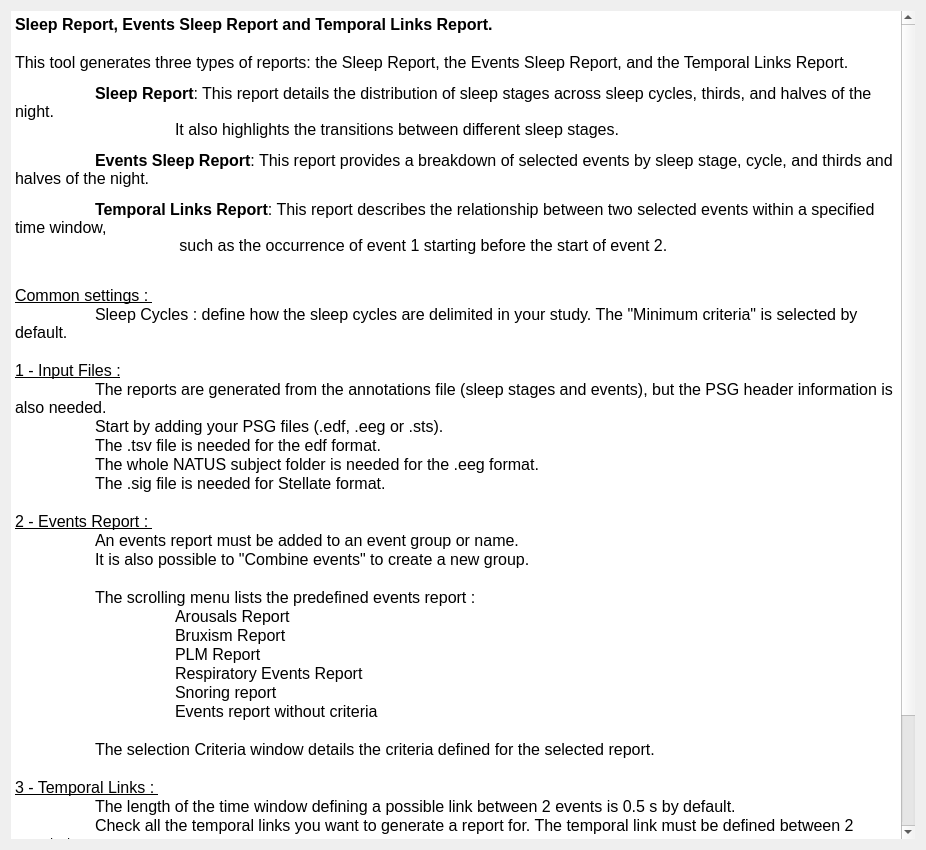
<?xml version="1.0" encoding="UTF-8"?>
<ui version="4.0">
 <class>SleepReportDoc</class>
 <widget class="QWidget" name="SleepReportDoc">
  <property name="geometry">
   <rect>
    <x>0</x>
    <y>0</y>
    <width>926</width>
    <height>850</height>
   </rect>
  </property>
  <property name="windowTitle">
   <string/>
  </property>
  <property name="styleSheet">
   <string>font: 12pt &quot;Roboto&quot;;</string>
  </property>
  <layout class="QVBoxLayout" name="verticalLayout">
   <property name="spacing">
    <number>25</number>
   </property>
   <item>
    <widget class="QTextEdit" name="textEdit">
     <property name="frameShape">
      <enum>QFrame::HLine</enum>
     </property>
     <property name="frameShadow">
      <enum>QFrame::Plain</enum>
     </property>
     <property name="lineWidth">
      <number>0</number>
     </property>
     <property name="readOnly">
      <bool>true</bool>
     </property>
     <property name="html">
      <string>&lt;!DOCTYPE HTML PUBLIC &quot;-//W3C//DTD HTML 4.0//EN&quot; &quot;http://www.w3.org/TR/REC-html40/strict.dtd&quot;&gt;
&lt;html&gt;&lt;head&gt;&lt;meta name=&quot;qrichtext&quot; content=&quot;1&quot; /&gt;&lt;style type=&quot;text/css&quot;&gt;
p, li { white-space: pre-wrap; }
&lt;/style&gt;&lt;/head&gt;&lt;body style=&quot; font-family:'Roboto'; font-size:12pt; font-weight:400; font-style:normal;&quot;&gt;
&lt;p style=&quot; margin-top:0px; margin-bottom:0px; margin-left:0px; margin-right:0px; -qt-block-indent:0; text-indent:0px;&quot;&gt;&lt;span style=&quot; font-family:'Roboto'; font-weight:600;&quot;&gt;Sleep Report, Events Sleep Report and Temporal Links Report.&lt;/span&gt;&lt;/p&gt;
&lt;p style=&quot;-qt-paragraph-type:empty; margin-top:0px; margin-bottom:0px; margin-left:0px; margin-right:0px; -qt-block-indent:0; text-indent:0px; font-family:'Roboto';&quot;&gt;&lt;br /&gt;&lt;/p&gt;
&lt;p style=&quot; margin-top:0px; margin-bottom:0px; margin-left:0px; margin-right:0px; -qt-block-indent:0; text-indent:0px;&quot;&gt;This tool generates three types of reports: the Sleep Report, the Events Sleep Report, and the Temporal Links Report. &lt;/p&gt;
&lt;p style=&quot; margin-top:12px; margin-bottom:12px; margin-left:0px; margin-right:0px; -qt-block-indent:0; text-indent:0px;&quot;&gt; 	&lt;span style=&quot; font-weight:600;&quot;&gt;Sleep Report&lt;/span&gt;: This report details the distribution of sleep stages across sleep cycles, thirds, and halves of the night. &lt;br /&gt;		It also highlights the transitions between different sleep stages.   &lt;/p&gt;
&lt;p style=&quot; margin-top:12px; margin-bottom:12px; margin-left:0px; margin-right:0px; -qt-block-indent:0; text-indent:0px;&quot;&gt; 	&lt;span style=&quot; font-weight:600;&quot;&gt;Events Sleep Report&lt;/span&gt;: This report provides a breakdown of selected events by sleep stage, cycle, and thirds and halves of the night. &lt;/p&gt;
&lt;p style=&quot; margin-top:12px; margin-bottom:12px; margin-left:0px; margin-right:0px; -qt-block-indent:0; text-indent:0px;&quot;&gt;	&lt;span style=&quot; font-weight:600;&quot;&gt;Temporal Links Report&lt;/span&gt;: This report describes the relationship between two selected events within a specified time window,&lt;br /&gt;		 such as the occurrence of event 1 starting before the start of event 2. &lt;/p&gt;
&lt;p style=&quot;-qt-paragraph-type:empty; margin-top:0px; margin-bottom:0px; margin-left:0px; margin-right:0px; -qt-block-indent:0; text-indent:0px; font-family:'Roboto';&quot;&gt;&lt;br /&gt;&lt;/p&gt;
&lt;p style=&quot; margin-top:0px; margin-bottom:0px; margin-left:0px; margin-right:0px; -qt-block-indent:0; text-indent:0px;&quot;&gt;&lt;span style=&quot; font-family:'Roboto'; text-decoration: underline;&quot;&gt;Common settings : &lt;/span&gt;&lt;/p&gt;
&lt;p style=&quot; margin-top:0px; margin-bottom:0px; margin-left:0px; margin-right:0px; -qt-block-indent:0; text-indent:0px;&quot;&gt;&lt;span style=&quot; font-family:'Roboto';&quot;&gt;	Sleep Cycles : define how the sleep cycles are delimited in your study. The &amp;quot;Minimum criteria&amp;quot; is selected by default. &lt;/span&gt;&lt;/p&gt;
&lt;p style=&quot; margin-top:0px; margin-bottom:0px; margin-left:0px; margin-right:0px; -qt-block-indent:0; text-indent:0px;&quot;&gt;&lt;span style=&quot; font-family:'Roboto';&quot;&gt;	&lt;/span&gt;&lt;/p&gt;
&lt;p style=&quot; margin-top:0px; margin-bottom:0px; margin-left:0px; margin-right:0px; -qt-block-indent:0; text-indent:0px;&quot;&gt;&lt;span style=&quot; font-family:'Roboto'; text-decoration: underline;&quot;&gt;1 - Input Files :&lt;/span&gt;&lt;/p&gt;
&lt;p style=&quot; margin-top:0px; margin-bottom:0px; margin-left:0px; margin-right:0px; -qt-block-indent:0; text-indent:0px;&quot;&gt;&lt;span style=&quot; font-family:'Roboto';&quot;&gt;	The reports are generated from the annotations file (sleep stages and events), but the PSG header information is also needed.&lt;/span&gt;&lt;/p&gt;
&lt;p style=&quot; margin-top:0px; margin-bottom:0px; margin-left:0px; margin-right:0px; -qt-block-indent:0; text-indent:0px;&quot;&gt;&lt;span style=&quot; font-family:'Roboto';&quot;&gt;	Start by adding your PSG files (.edf, .eeg or .sts).  &lt;/span&gt;&lt;/p&gt;
&lt;p style=&quot; margin-top:0px; margin-bottom:0px; margin-left:0px; margin-right:0px; -qt-block-indent:0; text-indent:0px;&quot;&gt;&lt;span style=&quot; font-family:'Roboto';&quot;&gt;	The .tsv file is needed for the edf format. &lt;/span&gt;&lt;/p&gt;
&lt;p style=&quot; margin-top:0px; margin-bottom:0px; margin-left:0px; margin-right:0px; -qt-block-indent:0; text-indent:0px;&quot;&gt;&lt;span style=&quot; font-family:'Roboto';&quot;&gt;	The whole NATUS subject folder is needed for the .eeg format. &lt;/span&gt;&lt;/p&gt;
&lt;p style=&quot; margin-top:0px; margin-bottom:0px; margin-left:0px; margin-right:0px; -qt-block-indent:0; text-indent:0px;&quot;&gt;&lt;span style=&quot; font-family:'Roboto';&quot;&gt;	The .sig file is needed for Stellate format.    &lt;/span&gt;&lt;/p&gt;
&lt;p style=&quot;-qt-paragraph-type:empty; margin-top:0px; margin-bottom:0px; margin-left:0px; margin-right:0px; -qt-block-indent:0; text-indent:0px; font-family:'Roboto';&quot;&gt;&lt;br /&gt;&lt;/p&gt;
&lt;p style=&quot; margin-top:0px; margin-bottom:0px; margin-left:0px; margin-right:0px; -qt-block-indent:0; text-indent:0px;&quot;&gt;&lt;span style=&quot; font-family:'Roboto'; text-decoration: underline;&quot;&gt;2 - Events Report : &lt;/span&gt;&lt;/p&gt;
&lt;p style=&quot; margin-top:0px; margin-bottom:0px; margin-left:0px; margin-right:0px; -qt-block-indent:0; text-indent:0px;&quot;&gt;&lt;span style=&quot; font-family:'Roboto';&quot;&gt;	An events report must be added to an event group or name.  &lt;/span&gt;&lt;/p&gt;
&lt;p style=&quot; margin-top:0px; margin-bottom:0px; margin-left:0px; margin-right:0px; -qt-block-indent:0; text-indent:0px;&quot;&gt;&lt;span style=&quot; font-family:'Roboto';&quot;&gt;	It is also possible to &amp;quot;Combine events&amp;quot; to create a new group.&lt;/span&gt;&lt;/p&gt;
&lt;p style=&quot; margin-top:0px; margin-bottom:0px; margin-left:0px; margin-right:0px; -qt-block-indent:0; text-indent:0px;&quot;&gt;&lt;span style=&quot; font-family:'Roboto';&quot;&gt;	&lt;/span&gt;&lt;/p&gt;
&lt;p style=&quot; margin-top:0px; margin-bottom:0px; margin-left:0px; margin-right:0px; -qt-block-indent:0; text-indent:0px;&quot;&gt;&lt;span style=&quot; font-family:'Roboto';&quot;&gt;	The scrolling menu lists the predefined events report : &lt;/span&gt;&lt;/p&gt;
&lt;p style=&quot; margin-top:0px; margin-bottom:0px; margin-left:0px; margin-right:0px; -qt-block-indent:0; text-indent:0px;&quot;&gt;&lt;span style=&quot; font-family:'Roboto';&quot;&gt;		Arousals Report&lt;/span&gt;&lt;/p&gt;
&lt;p style=&quot; margin-top:0px; margin-bottom:0px; margin-left:0px; margin-right:0px; -qt-block-indent:0; text-indent:0px;&quot;&gt;&lt;span style=&quot; font-family:'Roboto';&quot;&gt;		Bruxism Report&lt;/span&gt;&lt;/p&gt;
&lt;p style=&quot; margin-top:0px; margin-bottom:0px; margin-left:0px; margin-right:0px; -qt-block-indent:0; text-indent:0px;&quot;&gt;&lt;span style=&quot; font-family:'Roboto';&quot;&gt;		PLM Report&lt;/span&gt;&lt;/p&gt;
&lt;p style=&quot; margin-top:0px; margin-bottom:0px; margin-left:0px; margin-right:0px; -qt-block-indent:0; text-indent:0px;&quot;&gt;&lt;span style=&quot; font-family:'Roboto';&quot;&gt;		Respiratory Events Report&lt;/span&gt;&lt;/p&gt;
&lt;p style=&quot; margin-top:0px; margin-bottom:0px; margin-left:0px; margin-right:0px; -qt-block-indent:0; text-indent:0px;&quot;&gt;&lt;span style=&quot; font-family:'Roboto';&quot;&gt;		Snoring report&lt;/span&gt;&lt;/p&gt;
&lt;p style=&quot; margin-top:0px; margin-bottom:0px; margin-left:0px; margin-right:0px; -qt-block-indent:0; text-indent:0px;&quot;&gt;&lt;span style=&quot; font-family:'Roboto';&quot;&gt;		Events report without criteria&lt;/span&gt;&lt;/p&gt;
&lt;p style=&quot; margin-top:0px; margin-bottom:0px; margin-left:0px; margin-right:0px; -qt-block-indent:0; text-indent:0px;&quot;&gt;&lt;span style=&quot; font-family:'Roboto';&quot;&gt;		&lt;/span&gt;&lt;/p&gt;
&lt;p style=&quot; margin-top:0px; margin-bottom:0px; margin-left:0px; margin-right:0px; -qt-block-indent:0; text-indent:0px;&quot;&gt;&lt;span style=&quot; font-family:'Roboto';&quot;&gt;	The selection Criteria window details the criteria defined for the selected report. &lt;/span&gt;&lt;/p&gt;
&lt;p style=&quot; margin-top:0px; margin-bottom:0px; margin-left:0px; margin-right:0px; -qt-block-indent:0; text-indent:0px;&quot;&gt;&lt;span style=&quot; font-family:'Roboto';&quot;&gt;	&lt;/span&gt;&lt;/p&gt;
&lt;p style=&quot; margin-top:0px; margin-bottom:0px; margin-left:0px; margin-right:0px; -qt-block-indent:0; text-indent:0px;&quot;&gt;&lt;span style=&quot; font-family:'Roboto'; text-decoration: underline;&quot;&gt;3 - Temporal Links : &lt;/span&gt;&lt;/p&gt;
&lt;p style=&quot; margin-top:0px; margin-bottom:0px; margin-left:0px; margin-right:0px; -qt-block-indent:0; text-indent:0px;&quot;&gt;&lt;span style=&quot; font-family:'Roboto';&quot;&gt;	The length of the time window defining a possible link between 2 events is 0.5 s by default.&lt;/span&gt;&lt;/p&gt;
&lt;p style=&quot; margin-top:0px; margin-bottom:0px; margin-left:0px; margin-right:0px; -qt-block-indent:0; text-indent:0px;&quot;&gt;&lt;span style=&quot; font-family:'Roboto';&quot;&gt;	Check all the temporal links you want to generate a report for. The temporal link must be defined between 2 events type.&lt;/span&gt;&lt;/p&gt;
&lt;p style=&quot; margin-top:0px; margin-bottom:0px; margin-left:0px; margin-right:0px; -qt-block-indent:0; text-indent:0px;&quot;&gt;&lt;span style=&quot; font-family:'Roboto';&quot;&gt;	&lt;/span&gt;&lt;/p&gt;
&lt;p style=&quot; margin-top:0px; margin-bottom:0px; margin-left:0px; margin-right:0px; -qt-block-indent:0; text-indent:0px;&quot;&gt;&lt;span style=&quot; font-family:'Roboto'; text-decoration: underline;&quot;&gt;4 - Generate Reports :&lt;/span&gt;&lt;span style=&quot; font-family:'Roboto';&quot;&gt; &lt;/span&gt;&lt;/p&gt;
&lt;p style=&quot; margin-top:0px; margin-bottom:0px; margin-left:0px; margin-right:0px; -qt-block-indent:0; text-indent:0px;&quot;&gt;&lt;span style=&quot; font-family:'Roboto';&quot;&gt;	Define the output directory and the suffix to add to all the report filenames.&lt;/span&gt;&lt;/p&gt;
&lt;p style=&quot; margin-top:0px; margin-bottom:0px; margin-left:0px; margin-right:0px; -qt-block-indent:0; text-indent:0px;&quot;&gt;&lt;span style=&quot; font-family:'Roboto';&quot;&gt;	The reports are .tsv files.  Each row corresponds to a PSG recording and each column to a variable.&lt;/span&gt;&lt;/p&gt;
&lt;p style=&quot; margin-top:0px; margin-bottom:0px; margin-left:0px; margin-right:0px; -qt-block-indent:0; text-indent:0px;&quot;&gt;&lt;span style=&quot; font-family:'Roboto';&quot;&gt;	Each variable is defined in the _info.tsv file generated with the report. &lt;/span&gt;&lt;/p&gt;
&lt;p style=&quot;-qt-paragraph-type:empty; margin-top:0px; margin-bottom:0px; margin-left:0px; margin-right:0px; -qt-block-indent:0; text-indent:0px; font-family:'Roboto';&quot;&gt;&lt;br /&gt;&lt;/p&gt;&lt;/body&gt;&lt;/html&gt;</string>
     </property>
    </widget>
   </item>
  </layout>
 </widget>
 <resources>
  <include location="../../../../../scinodes_poc/src/main/python/ui/themes/themes.qrc"/>
 </resources>
 <connections/>
</ui>
